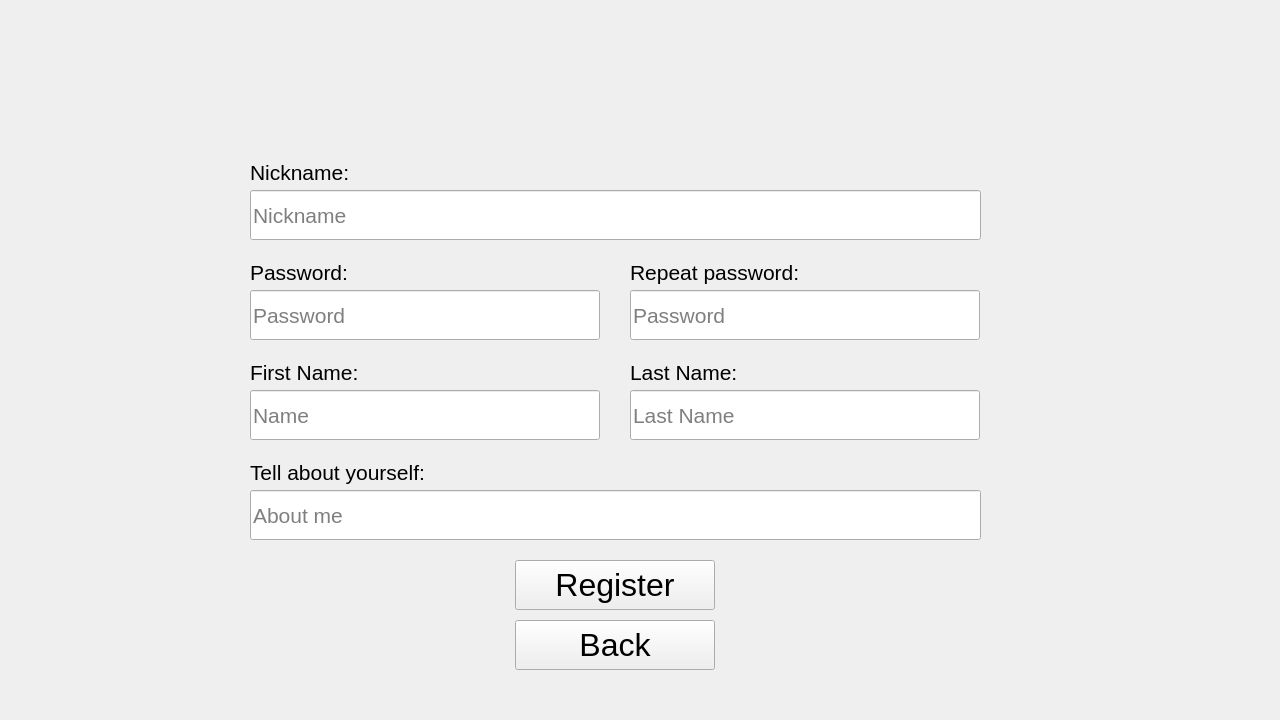
<?xml version="1.0" encoding="UTF-8"?>
<ui version="4.0">
 <class>RegistrationWidget</class>
 <widget class="QWidget" name="RegistrationWidget">
  <property name="geometry">
   <rect>
    <x>0</x>
    <y>0</y>
    <width>1280</width>
    <height>720</height>
   </rect>
  </property>
  <property name="sizePolicy">
   <sizepolicy hsizetype="Expanding" vsizetype="Expanding">
    <horstretch>1</horstretch>
    <verstretch>1</verstretch>
   </sizepolicy>
  </property>
  <property name="windowTitle">
   <string>Form</string>
  </property>
  <widget class="QPushButton" name="registerButton">
   <property name="geometry">
    <rect>
     <x>515</x>
     <y>560</y>
     <width>200</width>
     <height>50</height>
    </rect>
   </property>
   <property name="font">
    <font>
     <pointsize>24</pointsize>
    </font>
   </property>
   <property name="text">
    <string>Register</string>
   </property>
  </widget>
  <widget class="QLabel" name="passwordLabel">
   <property name="geometry">
    <rect>
     <x>250</x>
     <y>260</y>
     <width>341</width>
     <height>25</height>
    </rect>
   </property>
   <property name="font">
    <font>
     <pointsize>16</pointsize>
    </font>
   </property>
   <property name="text">
    <string>Password:</string>
   </property>
  </widget>
  <widget class="QLabel" name="passwordLabel_2">
   <property name="geometry">
    <rect>
     <x>250</x>
     <y>160</y>
     <width>341</width>
     <height>25</height>
    </rect>
   </property>
   <property name="font">
    <font>
     <pointsize>16</pointsize>
    </font>
   </property>
   <property name="text">
    <string>Nickname:</string>
   </property>
  </widget>
  <widget class="QLineEdit" name="passwordEdit">
   <property name="geometry">
    <rect>
     <x>250</x>
     <y>290</y>
     <width>350</width>
     <height>50</height>
    </rect>
   </property>
   <property name="font">
    <font>
     <pointsize>16</pointsize>
    </font>
   </property>
   <property name="echoMode">
    <enum>QLineEdit::Password</enum>
   </property>
   <property name="placeholderText">
    <string>Password</string>
   </property>
  </widget>
  <widget class="QLineEdit" name="nicknameEdit">
   <property name="geometry">
    <rect>
     <x>250</x>
     <y>190</y>
     <width>731</width>
     <height>50</height>
    </rect>
   </property>
   <property name="font">
    <font>
     <pointsize>16</pointsize>
    </font>
   </property>
   <property name="echoMode">
    <enum>QLineEdit::Normal</enum>
   </property>
   <property name="placeholderText">
    <string>Nickname</string>
   </property>
  </widget>
  <widget class="QLabel" name="errorLabel">
   <property name="geometry">
    <rect>
     <x>188</x>
     <y>140</y>
     <width>861</width>
     <height>20</height>
    </rect>
   </property>
   <property name="font">
    <font>
     <pointsize>16</pointsize>
    </font>
   </property>
   <property name="styleSheet">
    <string notr="true">color : red</string>
   </property>
   <property name="text">
    <string/>
   </property>
   <property name="alignment">
    <set>Qt::AlignCenter</set>
   </property>
  </widget>
  <widget class="QPushButton" name="backButton">
   <property name="geometry">
    <rect>
     <x>515</x>
     <y>620</y>
     <width>200</width>
     <height>50</height>
    </rect>
   </property>
   <property name="font">
    <font>
     <pointsize>24</pointsize>
    </font>
   </property>
   <property name="text">
    <string>Back</string>
   </property>
  </widget>
  <widget class="QLineEdit" name="password2Edit">
   <property name="geometry">
    <rect>
     <x>630</x>
     <y>290</y>
     <width>350</width>
     <height>50</height>
    </rect>
   </property>
   <property name="font">
    <font>
     <pointsize>16</pointsize>
    </font>
   </property>
   <property name="echoMode">
    <enum>QLineEdit::Password</enum>
   </property>
   <property name="placeholderText">
    <string>Password</string>
   </property>
  </widget>
  <widget class="QLabel" name="passwordLabel_3">
   <property name="geometry">
    <rect>
     <x>630</x>
     <y>260</y>
     <width>341</width>
     <height>25</height>
    </rect>
   </property>
   <property name="font">
    <font>
     <pointsize>16</pointsize>
    </font>
   </property>
   <property name="text">
    <string>Repeat password:</string>
   </property>
  </widget>
  <widget class="QLineEdit" name="fnameEdit">
   <property name="geometry">
    <rect>
     <x>250</x>
     <y>390</y>
     <width>350</width>
     <height>50</height>
    </rect>
   </property>
   <property name="font">
    <font>
     <pointsize>16</pointsize>
    </font>
   </property>
   <property name="echoMode">
    <enum>QLineEdit::Normal</enum>
   </property>
   <property name="placeholderText">
    <string>Name</string>
   </property>
  </widget>
  <widget class="QLabel" name="passwordLabel_4">
   <property name="geometry">
    <rect>
     <x>250</x>
     <y>360</y>
     <width>341</width>
     <height>25</height>
    </rect>
   </property>
   <property name="font">
    <font>
     <pointsize>16</pointsize>
    </font>
   </property>
   <property name="text">
    <string>First Name:</string>
   </property>
  </widget>
  <widget class="QLabel" name="passwordLabel_5">
   <property name="geometry">
    <rect>
     <x>630</x>
     <y>360</y>
     <width>341</width>
     <height>25</height>
    </rect>
   </property>
   <property name="font">
    <font>
     <pointsize>16</pointsize>
    </font>
   </property>
   <property name="text">
    <string>Last Name:</string>
   </property>
  </widget>
  <widget class="QLineEdit" name="lnameEdit">
   <property name="geometry">
    <rect>
     <x>630</x>
     <y>390</y>
     <width>350</width>
     <height>50</height>
    </rect>
   </property>
   <property name="font">
    <font>
     <pointsize>16</pointsize>
    </font>
   </property>
   <property name="echoMode">
    <enum>QLineEdit::Normal</enum>
   </property>
   <property name="placeholderText">
    <string>Last Name</string>
   </property>
  </widget>
  <widget class="QLineEdit" name="bioEdit">
   <property name="geometry">
    <rect>
     <x>250</x>
     <y>490</y>
     <width>731</width>
     <height>50</height>
    </rect>
   </property>
   <property name="font">
    <font>
     <pointsize>16</pointsize>
    </font>
   </property>
   <property name="echoMode">
    <enum>QLineEdit::Normal</enum>
   </property>
   <property name="placeholderText">
    <string>About me</string>
   </property>
  </widget>
  <widget class="QLabel" name="passwordLabel_6">
   <property name="geometry">
    <rect>
     <x>250</x>
     <y>460</y>
     <width>341</width>
     <height>25</height>
    </rect>
   </property>
   <property name="font">
    <font>
     <pointsize>16</pointsize>
    </font>
   </property>
   <property name="text">
    <string>Tell about yourself:</string>
   </property>
  </widget>
 </widget>
 <resources/>
 <connections/>
</ui>
